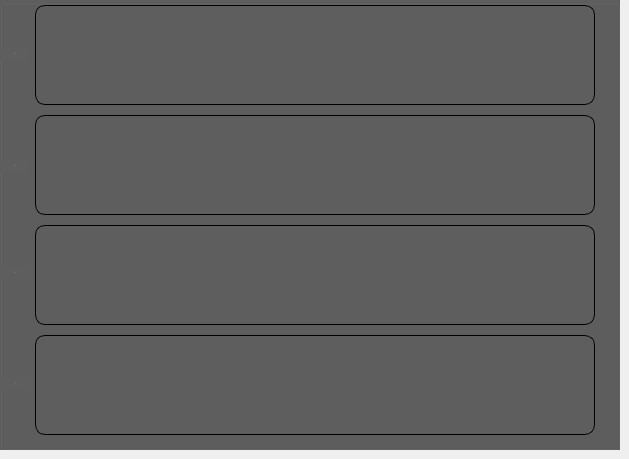
        <widget class="QWidget" name="widget_8">
         <widget class="QGroupBox" name="groupBox_13">
          <property name="geometry">
           <rect>
            <x>0</x>
            <y>0</y>
            <width>620</width>
            <height>450</height>
           </rect>
          </property>
          <property name="styleSheet">
           <string notr="true">background-color: rgb(94, 94, 94);</string>
          </property>
          <property name="title">
           <string/>
          </property>
          <widget class="QLabel" name="label_91">
           <property name="geometry">
            <rect>
             <x>0</x>
             <y>48</y>
             <width>30</width>
             <height>12</height>
            </rect>
           </property>
           <property name="font">
            <font>
             <family>Roboto</family>
             <pointsize>-1</pointsize>
             <italic>false</italic>
             <bold>false</bold>
            </font>
           </property>
           <property name="styleSheet">
            <string notr="true">background-color: rgb(94, 94, 94);
color: rgb(194, 194, 194);
border: 0px;
text-align: center;
font: 12px 'Roboto';</string>
           </property>
           <property name="text">
            <string>a*</string>
           </property>
           <property name="alignment">
            <set>Qt::AlignCenter</set>
           </property>
          </widget>
          <widget class="QLabel" name="label_88">
           <property name="geometry">
            <rect>
             <x>0</x>
             <y>160</y>
             <width>30</width>
             <height>12</height>
            </rect>
           </property>
           <property name="font">
            <font>
             <family>Roboto</family>
             <pointsize>-1</pointsize>
             <italic>false</italic>
             <bold>false</bold>
            </font>
           </property>
           <property name="styleSheet">
            <string notr="true">background-color: rgb(94, 94, 94);
color: rgb(194, 194, 194);
border: 0px;
text-align: left;
font: 12px 'Roboto';</string>
           </property>
           <property name="text">
            <string>b*</string>
           </property>
           <property name="alignment">
            <set>Qt::AlignCenter</set>
           </property>
          </widget>
          <widget class="QLabel" name="label_89">
           <property name="geometry">
            <rect>
             <x>0</x>
             <y>267</y>
             <width>30</width>
             <height>12</height>
            </rect>
           </property>
           <property name="font">
            <font>
             <family>Roboto</family>
             <pointsize>-1</pointsize>
             <italic>false</italic>
             <bold>false</bold>
            </font>
           </property>
           <property name="styleSheet">
            <string notr="true">background-color: rgb(94, 94, 94);
color: rgb(194, 194, 194);
border: 0px;
text-align: left;
font: 12px 'Roboto';</string>
           </property>
           <property name="text">
            <string>c*</string>
           </property>
           <property name="alignment">
            <set>Qt::AlignCenter</set>
           </property>
          </widget>
          <widget class="QLabel" name="label_90">
           <property name="geometry">
            <rect>
             <x>0</x>
             <y>377</y>
             <width>30</width>
             <height>12</height>
            </rect>
           </property>
           <property name="font">
            <font>
             <family>Roboto</family>
             <pointsize>-1</pointsize>
             <italic>false</italic>
             <bold>false</bold>
            </font>
           </property>
           <property name="styleSheet">
            <string notr="true">background-color: rgb(94, 94, 94);
color: rgb(194, 194, 194);
border: 0px;
text-align: left;
font: 12px 'Roboto';</string>
           </property>
           <property name="text">
            <string>d*</string>
           </property>
           <property name="alignment">
            <set>Qt::AlignCenter</set>
           </property>
          </widget>
          <widget class="QChartView" name="chartView_12">
           <property name="geometry">
            <rect>
             <x>35</x>
             <y>5</y>
             <width>560</width>
             <height>100</height>
            </rect>
           </property>
           <property name="styleSheet">
            <string notr="true">border: 1px solid black;
border-radius: 10px;
background-color: rgb(94, 94, 94);</string>
           </property>
          </widget>
          <widget class="QChartView" name="chartView_9">
           <property name="geometry">
            <rect>
             <x>35</x>
             <y>115</y>
             <width>560</width>
             <height>100</height>
            </rect>
           </property>
           <property name="styleSheet">
            <string notr="true">border: 1px solid black;
border-radius: 10px;
background-color: rgb(94, 94, 94);</string>
           </property>
          </widget>
          <widget class="QChartView" name="chartView_10">
           <property name="geometry">
            <rect>
             <x>35</x>
             <y>225</y>
             <width>560</width>
             <height>100</height>
            </rect>
           </property>
           <property name="styleSheet">
            <string notr="true">border: 1px solid black;
border-radius: 10px;
background-color: rgb(94, 94, 94);</string>
           </property>
          </widget>
          <widget class="QChartView" name="chartView_11">
           <property name="geometry">
            <rect>
             <x>35</x>
             <y>335</y>
             <width>560</width>
             <height>100</height>
            </rect>
           </property>
           <property name="styleSheet">
            <string notr="true">border: 1px solid black;
border-radius: 10px;
background-color: rgb(94, 94, 94);</string>
           </property>
          </widget>
         </widget>
        </widget>
